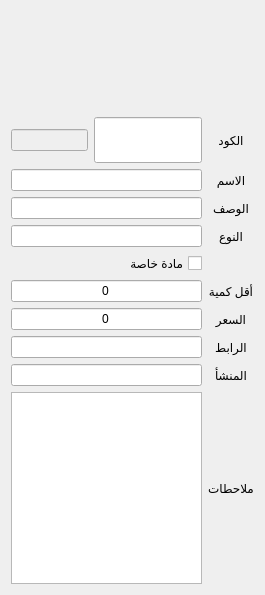
                      <widget class="QWidget" name="scrollAreaWidgetContents_2">
                       <property name="geometry">
                        <rect>
                         <x>0</x>
                         <y>0</y>
                         <width>265</width>
                         <height>595</height>
                        </rect>
                       </property>
                       <layout class="QGridLayout" name="gridLayout_7" columnstretch="2,0,0">
                        <item row="1" column="2">
                         <widget class="QLabel" name="label_9">
                          <property name="sizePolicy">
                           <sizepolicy hsizetype="Expanding" vsizetype="Preferred">
                            <horstretch>0</horstretch>
                            <verstretch>0</verstretch>
                           </sizepolicy>
                          </property>
                          <property name="text">
                           <string>الكود</string>
                          </property>
                          <property name="alignment">
                           <set>Qt::AlignCenter</set>
                          </property>
                         </widget>
                        </item>
                        <item row="7" column="2">
                         <widget class="QLabel" name="label_16">
                          <property name="sizePolicy">
                           <sizepolicy hsizetype="Expanding" vsizetype="Preferred">
                            <horstretch>0</horstretch>
                            <verstretch>0</verstretch>
                           </sizepolicy>
                          </property>
                          <property name="text">
                           <string>السعر</string>
                          </property>
                          <property name="alignment">
                           <set>Qt::AlignCenter</set>
                          </property>
                         </widget>
                        </item>
                        <item row="2" column="2">
                         <widget class="QLabel" name="label_10">
                          <property name="sizePolicy">
                           <sizepolicy hsizetype="Expanding" vsizetype="Preferred">
                            <horstretch>0</horstretch>
                            <verstretch>0</verstretch>
                           </sizepolicy>
                          </property>
                          <property name="text">
                           <string>الاسم</string>
                          </property>
                          <property name="alignment">
                           <set>Qt::AlignCenter</set>
                          </property>
                         </widget>
                        </item>
                        <item row="4" column="2">
                         <widget class="QLabel" name="label_22">
                          <property name="sizePolicy">
                           <sizepolicy hsizetype="Expanding" vsizetype="Preferred">
                            <horstretch>0</horstretch>
                            <verstretch>0</verstretch>
                           </sizepolicy>
                          </property>
                          <property name="layoutDirection">
                           <enum>Qt::RightToLeft</enum>
                          </property>
                          <property name="text">
                           <string>النوع</string>
                          </property>
                          <property name="alignment">
                           <set>Qt::AlignCenter</set>
                          </property>
                         </widget>
                        </item>
                        <item row="8" column="2">
                         <widget class="QLabel" name="label_17">
                          <property name="sizePolicy">
                           <sizepolicy hsizetype="Expanding" vsizetype="Preferred">
                            <horstretch>0</horstretch>
                            <verstretch>0</verstretch>
                           </sizepolicy>
                          </property>
                          <property name="text">
                           <string>الرابط</string>
                          </property>
                          <property name="alignment">
                           <set>Qt::AlignCenter</set>
                          </property>
                         </widget>
                        </item>
                        <item row="9" column="2">
                         <widget class="QLabel" name="label_87">
                          <property name="sizePolicy">
                           <sizepolicy hsizetype="Expanding" vsizetype="Preferred">
                            <horstretch>0</horstretch>
                            <verstretch>0</verstretch>
                           </sizepolicy>
                          </property>
                          <property name="layoutDirection">
                           <enum>Qt::RightToLeft</enum>
                          </property>
                          <property name="text">
                           <string>المنشأ</string>
                          </property>
                          <property name="alignment">
                           <set>Qt::AlignCenter</set>
                          </property>
                         </widget>
                        </item>
                        <item row="3" column="2">
                         <widget class="QLabel" name="label_13">
                          <property name="sizePolicy">
                           <sizepolicy hsizetype="Expanding" vsizetype="Preferred">
                            <horstretch>0</horstretch>
                            <verstretch>0</verstretch>
                           </sizepolicy>
                          </property>
                          <property name="text">
                           <string>الوصف</string>
                          </property>
                          <property name="alignment">
                           <set>Qt::AlignCenter</set>
                          </property>
                         </widget>
                        </item>
                        <item row="6" column="2">
                         <widget class="QLabel" name="label_14">
                          <property name="sizePolicy">
                           <sizepolicy hsizetype="Expanding" vsizetype="Preferred">
                            <horstretch>0</horstretch>
                            <verstretch>0</verstretch>
                           </sizepolicy>
                          </property>
                          <property name="text">
                           <string>أقل كمية</string>
                          </property>
                          <property name="alignment">
                           <set>Qt::AlignCenter</set>
                          </property>
                         </widget>
                        </item>
                        <item row="10" column="2">
                         <widget class="QLabel" name="label_18">
                          <property name="sizePolicy">
                           <sizepolicy hsizetype="Expanding" vsizetype="Preferred">
                            <horstretch>0</horstretch>
                            <verstretch>0</verstretch>
                           </sizepolicy>
                          </property>
                          <property name="text">
                           <string>ملاحطات</string>
                          </property>
                          <property name="alignment">
                           <set>Qt::AlignCenter</set>
                          </property>
                         </widget>
                        </item>
                        <item row="0" column="0" colspan="3">
                         <widget class="QLabel" name="m_img">
                          <property name="sizePolicy">
                           <sizepolicy hsizetype="Expanding" vsizetype="Expanding">
                            <horstretch>0</horstretch>
                            <verstretch>0</verstretch>
                           </sizepolicy>
                          </property>
                          <property name="minimumSize">
                           <size>
                            <width>100</width>
                            <height>100</height>
                           </size>
                          </property>
                          <property name="text">
                           <string/>
                          </property>
                          <property name="pixmap">
                           <pixmap resource="icons.qrc">:/icons/icons/conect1.png</pixmap>
                          </property>
                          <property name="scaledContents">
                           <bool>false</bool>
                          </property>
                          <property name="alignment">
                           <set>Qt::AlignCenter</set>
                          </property>
                         </widget>
                        </item>
                        <item row="2" column="0" colspan="2">
                         <widget class="QLineEdit" name="m_name">
                          <property name="layoutDirection">
                           <enum>Qt::RightToLeft</enum>
                          </property>
                          <property name="alignment">
                           <set>Qt::AlignCenter</set>
                          </property>
                         </widget>
                        </item>
                        <item row="3" column="0" colspan="2">
                         <widget class="QLineEdit" name="m_desciption">
                          <property name="alignment">
                           <set>Qt::AlignCenter</set>
                          </property>
                         </widget>
                        </item>
                        <item row="6" column="0" colspan="2">
                         <widget class="QLineEdit" name="m_less_quantity">
                          <property name="text">
                           <string>0</string>
                          </property>
                          <property name="alignment">
                           <set>Qt::AlignCenter</set>
                          </property>
                         </widget>
                        </item>
                        <item row="7" column="0" colspan="2">
                         <widget class="QLineEdit" name="m_price">
                          <property name="text">
                           <string>0</string>
                          </property>
                          <property name="alignment">
                           <set>Qt::AlignCenter</set>
                          </property>
                         </widget>
                        </item>
                        <item row="8" column="0" colspan="2">
                         <widget class="QLineEdit" name="m_link">
                          <property name="alignment">
                           <set>Qt::AlignCenter</set>
                          </property>
                         </widget>
                        </item>
                        <item row="9" column="0" colspan="2">
                         <widget class="QLineEdit" name="m_source">
                          <property name="alignment">
                           <set>Qt::AlignCenter</set>
                          </property>
                         </widget>
                        </item>
                        <item row="10" column="0" colspan="2">
                         <widget class="QTextEdit" name="m_note">
                          <property name="sizePolicy">
                           <sizepolicy hsizetype="Expanding" vsizetype="MinimumExpanding">
                            <horstretch>0</horstretch>
                            <verstretch>0</verstretch>
                           </sizepolicy>
                          </property>
                          <property name="minimumSize">
                           <size>
                            <width>0</width>
                            <height>100</height>
                           </size>
                          </property>
                         </widget>
                        </item>
                        <item row="5" column="0" colspan="2">
                         <widget class="QCheckBox" name="ch_pr">
                          <property name="sizePolicy">
                           <sizepolicy hsizetype="Expanding" vsizetype="Fixed">
                            <horstretch>0</horstretch>
                            <verstretch>0</verstretch>
                           </sizepolicy>
                          </property>
                          <property name="layoutDirection">
                           <enum>Qt::RightToLeft</enum>
                          </property>
                          <property name="autoFillBackground">
                           <bool>false</bool>
                          </property>
                          <property name="locale">
                           <locale language="Arabic" country="Egypt"/>
                          </property>
                          <property name="text">
                           <string>مادة خاصة</string>
                          </property>
                         </widget>
                        </item>
                        <item row="1" column="1">
                         <widget class="QLineEdit" name="m_code">
                          <property name="sizePolicy">
                           <sizepolicy hsizetype="Expanding" vsizetype="Expanding">
                            <horstretch>0</horstretch>
                            <verstretch>0</verstretch>
                           </sizepolicy>
                          </property>
                          <property name="alignment">
                           <set>Qt::AlignCenter</set>
                          </property>
                         </widget>
                        </item>
                        <item row="1" column="0">
                         <widget class="QLineEdit" name="m_code_b">
                          <property name="enabled">
                           <bool>false</bool>
                          </property>
                          <property name="layoutDirection">
                           <enum>Qt::RightToLeft</enum>
                          </property>
                          <property name="alignment">
                           <set>Qt::AlignCenter</set>
                          </property>
                         </widget>
                        </item>
                        <item row="4" column="0" colspan="2">
                         <widget class="QLineEdit" name="m_type">
                          <property name="alignment">
                           <set>Qt::AlignCenter</set>
                          </property>
                         </widget>
                        </item>
                       </layout>
                      </widget>
